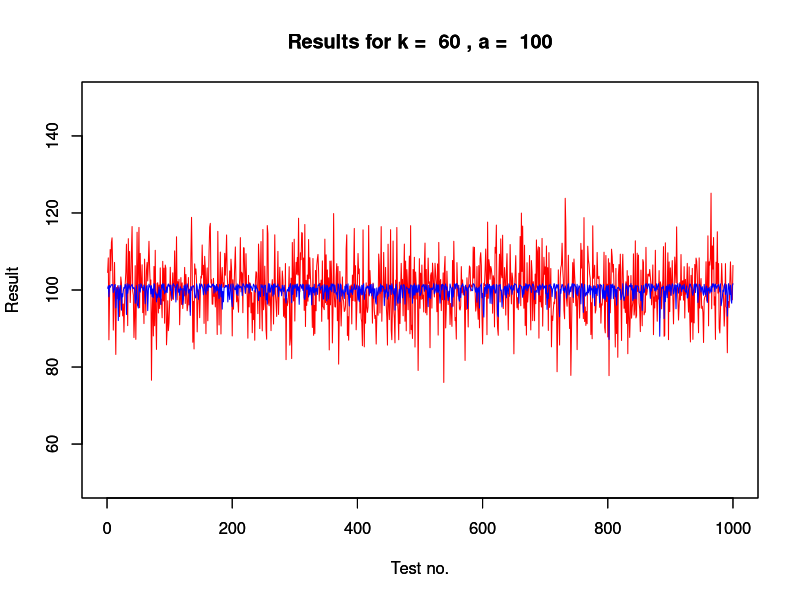
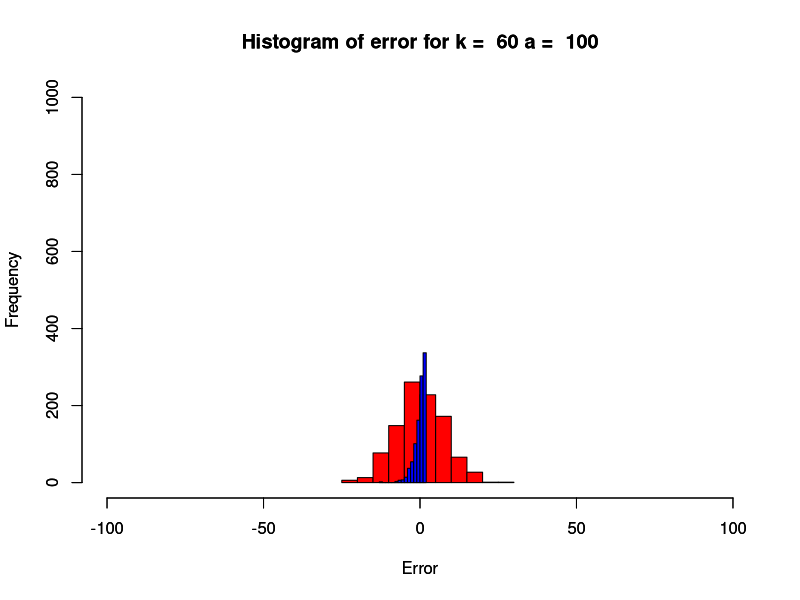
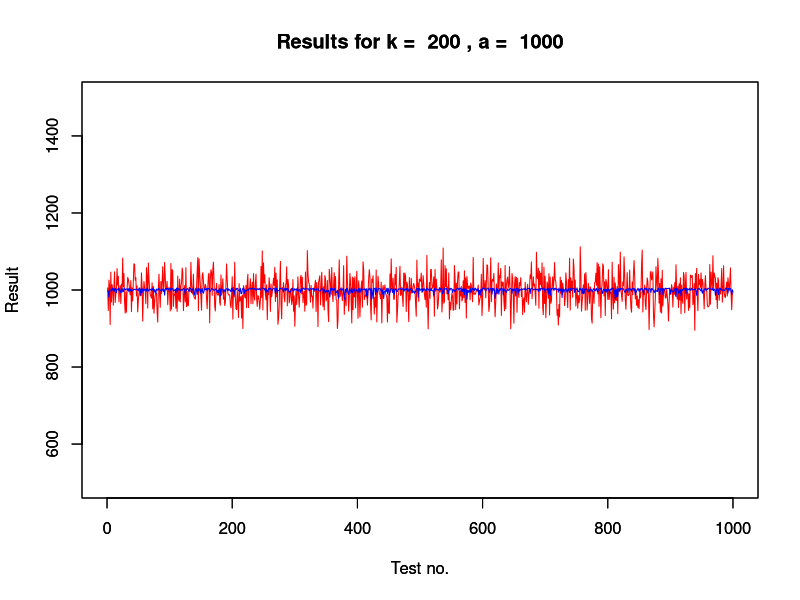
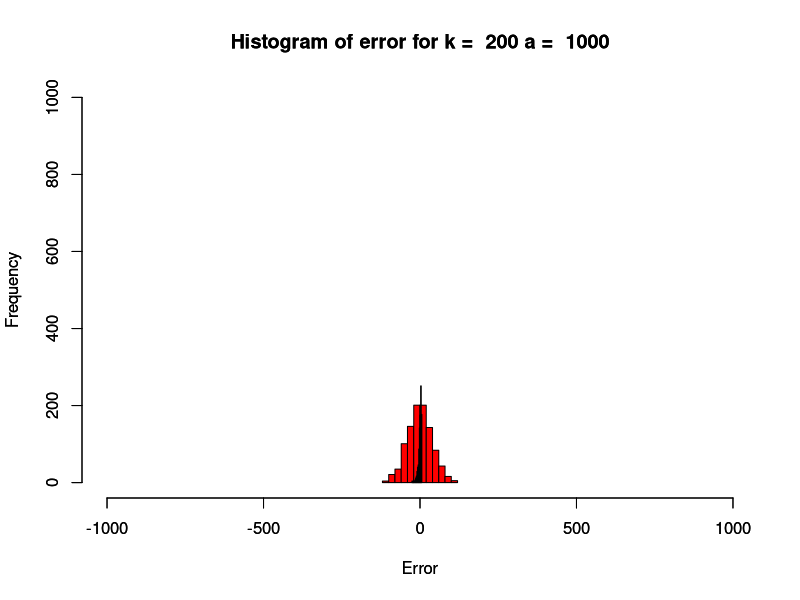
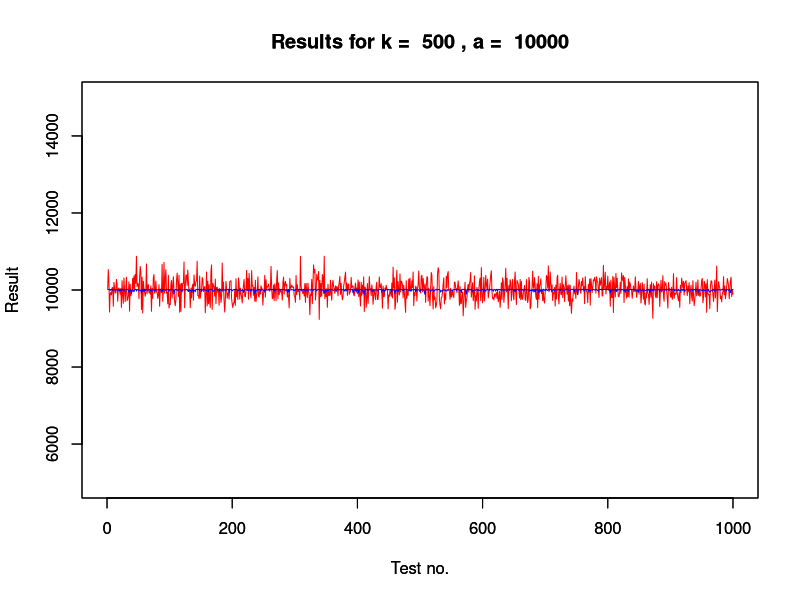
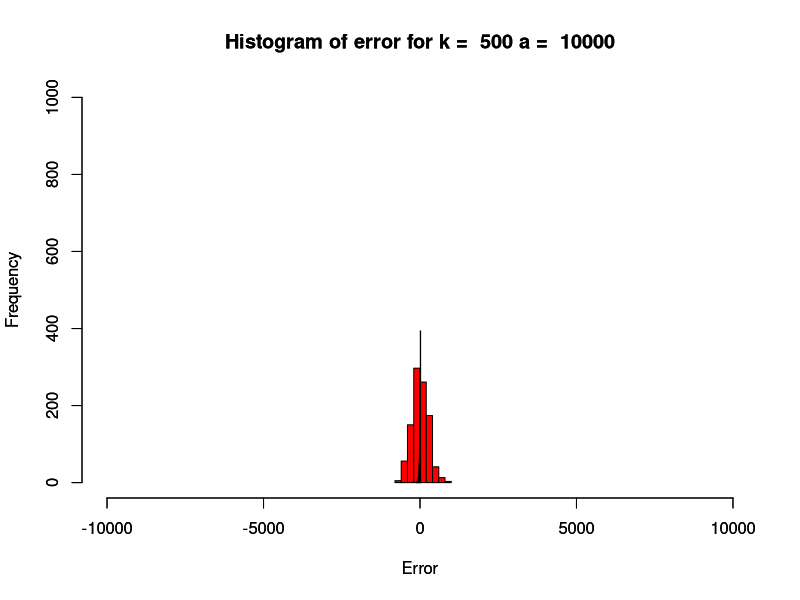
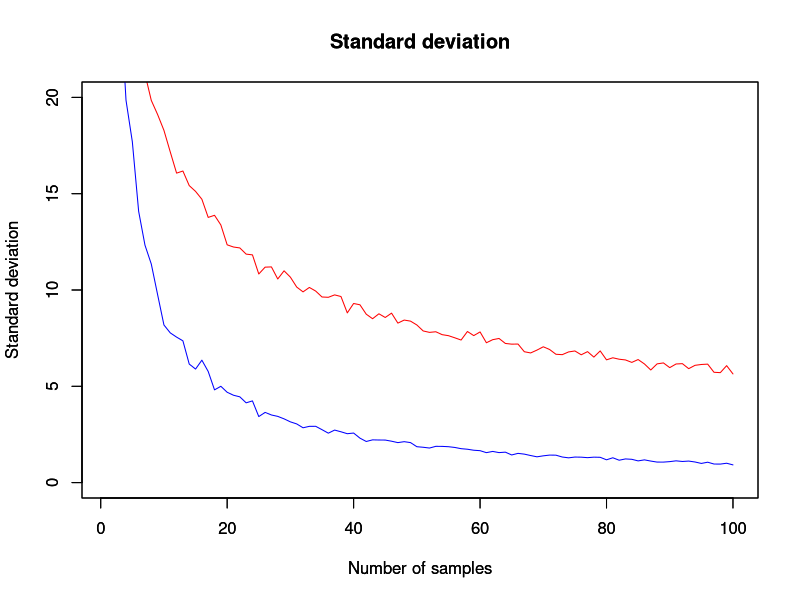

Generate these figures, in order, with R:
# Tomasz Zakrzewski, tz336079, RPIS 2013/2014

estMean = function(x) {
  return (2 * mean(x))
}

estMax = function(x) {
  n = length(x)
  return (max(x) * (n + 1) / n)
}

#global variables/constants
#for sd experiments
minKFrac = 1
maxKFrac = 100
fracStep = 1
defA = 100

#for ALL experiments
numTests = 1000

#global containers
meanRes = seq(numTests)
maxRes = seq(numTests)
meanError = seq(numTests)
maxError = seq(numTests)

experiment = function(k, a) {
  for (i in seq(numTests)) {
    x = runif(k, 0, a)
    meanRes[i] <<- estMean(x)
    maxRes[i] <<- estMax(x)
    meanError[i] <<- meanRes[i] - a
    maxError[i] <<- maxRes[i] - a
  }
}

plotExperiment = function(k, a) {
  experiment(k, a)

  plot(meanRes, main=paste("Results for k = ", k, ", a = ", a), type="l", col="red", 
       ylim=c(0.5 * a, 1.5 * a), xlim=c(0, numTests), xlab="Test no.", 
       ylab="Result")
  par(new=T)
  plot(maxRes, main=paste("Results for k = ", k, ", a = ", a), type="l", col="blue", 
       ylim=c(0.5 * a, 1.5 * a), xlim=c(0, numTests), xlab="Test no.", 
       ylab="Result")

  hist(meanError, main=paste("Histogram of error for k = ", k, "a = ", a), col="red", 
       xlim=c(-a, a), ylim=c(0, numTests), xlab="Error")
  par(new=T)
  hist(maxError, main=paste("Histogram of error for k = ", k, "a = ", a), col="blue", 
       xlim=c(-a, a), ylim=c(0, numTests),xlab="Error")
}

plotExperiment(60, 100)
plotExperiment(200, 1000)
plotExperiment(500, 10000)

meanDevs = seq(maxKFrac - minKFrac + 1)
maxDevs = seq(maxKFrac - minKFrac + 1)

for(kFrac in seq(minKFrac, maxKFrac, by=fracStep)) {
  experiment((kFrac / maxKFrac) * defA, defA)
  meanDevs[kFrac - minKFrac + 1] = sd(meanRes)
  maxDevs[kFrac - minKFrac + 1] = sd(maxRes)
}

plot(meanDevs, main="Standard deviation", type="l", col="red", 
     ylim=c(0, 2 * sqrt(defA)), xlim=c(minKFrac, maxKFrac), 
     xlab="Number of samples", ylab="Standard deviation")
par(new=T)
plot(maxDevs, main="Standard deviation", type="l", col="blue", 
     ylim=c(0, 2 * sqrt(defA)), xlim=c(minKFrac, maxKFrac), 
     xlab="Number of samples", ylab="Standard deviation")
